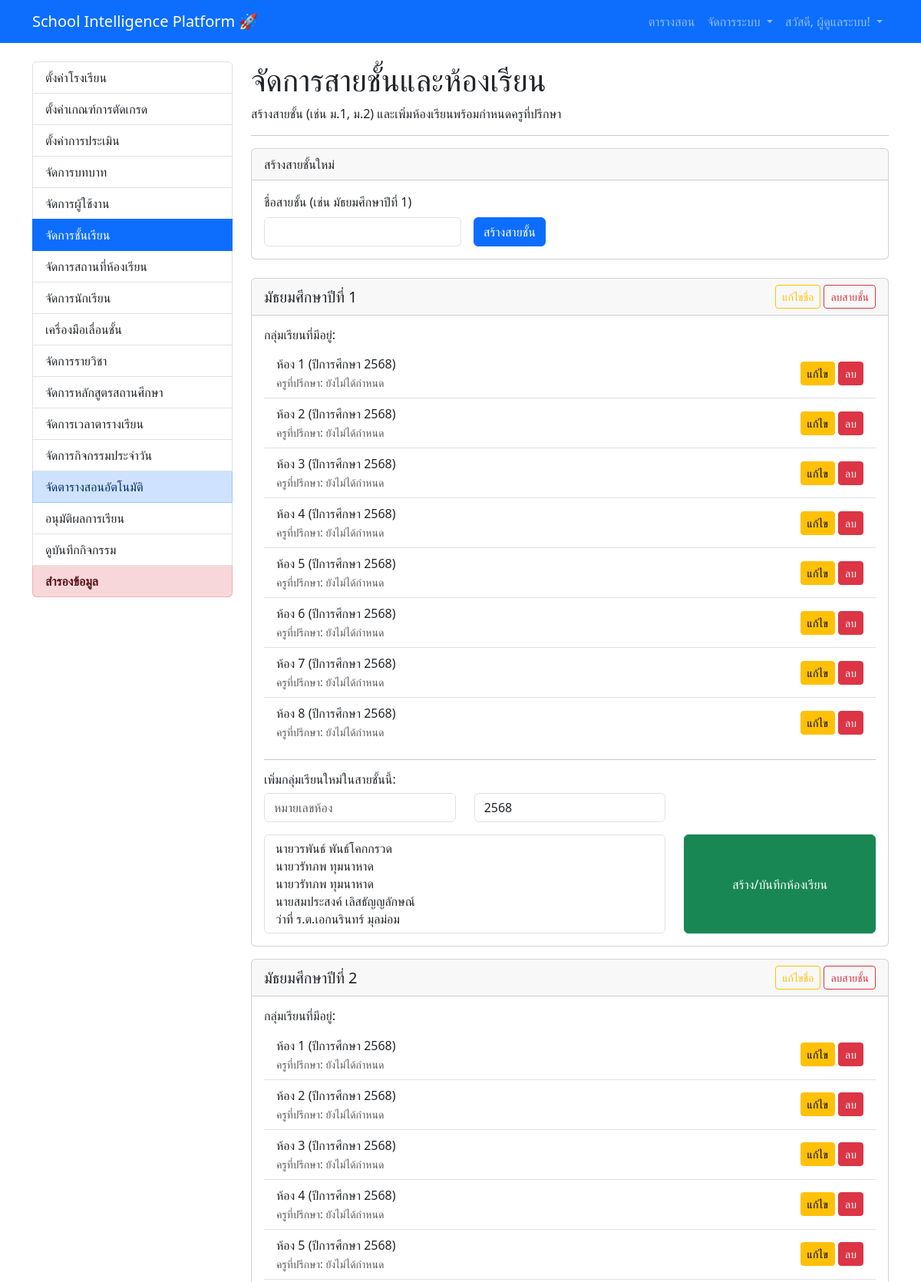
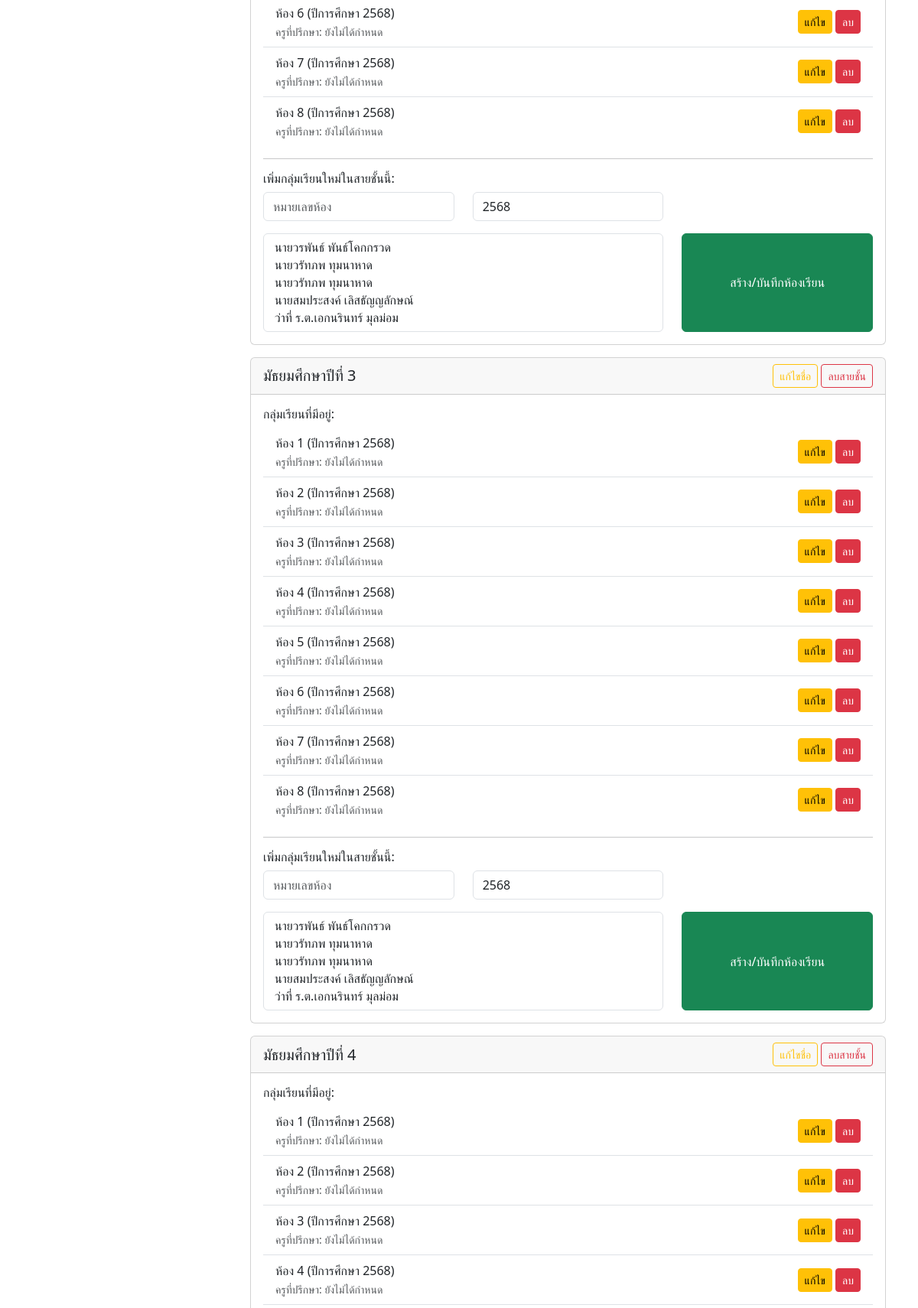
The page /admin/class_groups (signed in, upper part) on the database its author committed (2 pictures, top to bottom).
### V1.0/app/models.py (models this page shows, shortened)
class User(UserMixin, db.Model):
    id = db.Column(db.Integer, primary_key=True)
    username = db.Column(db.String(64), index=True, unique=True)
    password_hash = db.Column(db.String(256))
    full_name = db.Column(db.String(120))
    status = db.Column(db.String(50), default='Active')
    department = db.Column(db.String(120), index=True)
    max_periods_per_day = db.Column(db.Integer)
    max_periods_per_week = db.Column(db.Integer)
    roles = db.relationship('Role', secondary=user_roles, lazy='subquery',
                            backref=db.backref('users', lazy=True))
    activity_logs = db.relationship('ActivityLog', backref='user', lazy='dynamic')
    courses_taught = db.relationship('Course', backref='teacher', lazy='dynamic')
    advised_class_groups = db.relationship('ClassGroup', secondary=class_group_advisors, back_populates='advisors')

class GradeLevel(db.Model):
    id = db.Column(db.Integer, primary_key=True)
    name = db.Column(db.String(50), unique=True, nullable=False)
    class_groups = db.relationship('ClassGroup', backref='grade_level', lazy='dynamic')

class ClassGroup(db.Model):
    id = db.Column(db.Integer, primary_key=True)
    room_number = db.Column(db.String(10), nullable=False)
    academic_year = db.Column(db.Integer, index=True, nullable=False)
    grade_level_id = db.Column(db.Integer, db.ForeignKey('grade_level.id'))
    students = db.relationship('Student', backref='class_group', lazy='dynamic')
    advisors = db.relationship('User', secondary=class_group_advisors, back_populates='advised_class_groups')
    courses = db.relationship('Course', secondary=course_class_groups, back_populates='class_groups')

### V1.0/app/admin/routes.py (the view)
@bp.route('/class_groups', methods=['GET', 'POST'])
@login_required
@admin_required
def manage_class_groups():
    grade_form = GradeLevelForm()
    class_form = ClassGroupForm()
    teachers = User.query.filter(User.roles.any(key='teacher')).order_by(User.full_name).all()
    class_form.advisors.choices = [(t.id, t.full_name) for t in teachers]
    if grade_form.validate_on_submit() and 'submit_grade' in request.form:
        new_grade = GradeLevel(name=grade_form.name.data)
        db.session.add(new_grade)
        db.session.commit()
        flash(f'สร้างสายชั้น "{new_grade.name}" เรียบร้อยแล้ว')
        return redirect(url_for('admin.manage_class_groups'))
    grade_levels = GradeLevel.query.order_by(GradeLevel.id).all()
    return render_template('admin/manage_class_groups.html',
                           title='จัดการสายชั้นและห้องเรียน',
                           grade_levels=grade_levels,
                           grade_form=grade_form,
                           class_form=class_form)

### V1.0/app/forms.py
class GradeLevelForm(FlaskForm):
    name = StringField('ชื่อสายชั้น (เช่น มัธยมศึกษาปีที่ 1)', validators=[DataRequired()])
    submit_grade = SubmitField('สร้างสายชั้น')

class ClassGroupForm(FlaskForm):
    room_number = StringField('หมายเลขห้อง (เช่น 1, 2, EP1)', validators=[DataRequired()])
    academic_year = IntegerField('ปีการศึกษา', default=datetime.now().year + 543, validators=[DataRequired()])
    advisors = SelectMultipleField('เลือกครูที่ปรึกษา (กด Ctrl/Cmd เพื่อเลือกหลายคน)', coerce=int)
    submit_class = SubmitField('สร้าง/บันทึกห้องเรียน')

### V1.0/app/templates/admin/manage_class_groups.html (shortened to what this page needs)
{% extends "base.html" %}
{% block content %}
<div class="row">
    <div class="col-md-3">
        {% include 'admin/_admin_menu.html' %}
    </div>
    <div class="col-md-9">
        <h1>{{ title }}</h1>
        <p>สร้างสายชั้น (เช่น ม.1, ม.2) และเพิ่มห้องเรียนพร้อมกำหนดครูที่ปรึกษา</p>
        <hr>
        <div class="card mb-4">
            <div class="card-header">สร้างสายชั้นใหม่</div>
            <div class="card-body">
                <form method="POST" action="{{ url_for('admin.manage_class_groups') }}" class="row g-3 align-items-end">
                    <div class="col-auto">
                        {{ grade_form.name.label(class="form-label") }}
                        {{ grade_form.name(class="form-control") }}
                    </div>
                    <div class="col-auto">
                        {{ grade_form.submit_grade(class="btn btn-primary") }}
                    </div>
                </form>
            </div>
        </div>
        {% for grade in grade_levels %}
        <div class="card mb-3">
            <div class="card-header d-flex justify-content-between align-items-center">
                <h5 class="mb-0">{{ grade.name }}</h5>
                <div>
                    <a href="{{ url_for('admin.edit_grade_level', id=grade.id) }}" class="btn btn-outline-warning btn-sm">แก้ไขชื่อ</a>
                    <form action="{{ url_for('admin.delete_grade_level', id=grade.id) }}" method="POST" class="d-inline" onsubmit="return confirm('คุณแน่ใจหรือไม่ว่าต้องการลบสายชั้นนี้ทั้งหมด?');">
                        <button type="submit" class="btn btn-outline-danger btn-sm">ลบสายชั้น</button>
                    </form>
                </div>
            </div>
            <div class="card-body">
                <h6>กลุ่มเรียนที่มีอยู่:</h6>
                {% if grade.class_groups.all() %}
                    <ul class="list-group list-group-flush">
                    {% for class_group in grade.class_groups.order_by('room_number') %}
                        <li class="list-group-item d-flex justify-content-between align-items-center">
                            <div>
                                ห้อง {{ class_group.room_number }} (ปีการศึกษา {{ class_group.academic_year }})
                                <br>
                                <small class="text-muted">ครูที่ปรึกษา:
                                    {% for advisor in class_group.advisors %}
                                        <span class="badge bg-secondary">{{ advisor.full_name }}</span>
                                    {% else %}
                                        ยังไม่ได้กำหนด
                                    {% endfor %}
                                </small>
                            </div>
                            <div>
                                <a href="{{ url_for('admin.edit_class_group', id=class_group.id) }}" class="btn btn-warning btn-sm">แก้ไข</a>
                                <form action="{{ url_for('admin.delete_class_group', id=class_group.id) }}" method="POST" class="d-inline" onsubmit="return confirm('คุณแน่ใจหรือไม่ว่าต้องการลบห้องนี้?');">
                                    <button type="submit" class="btn btn-danger btn-sm">ลบ</button>
                                </form>
                            </div>
                        </li>
                    {% endfor %}
                    </ul>
                {% else %}
                    <p class="text-muted">ยังไม่มีกลุ่มเรียนในสายชั้นนี้</p>
                {% endif %}
                <hr>
                <h6>เพิ่มกลุ่มเรียนใหม่ในสายชั้นนี้:</h6>
                <form method="POST" action="{{ url_for('admin.add_class_group', grade_id=grade.id) }}">
                    <div class="row">
                        <div class="col-md-4 mb-2">
                            {{ class_form.room_number(class="form-control", placeholder="หมายเลขห้อง") }}
                        </div>
                        <div class="col-md-4 mb-2">
                            {{ class_form.academic_year(class="form-control") }}
                        </div>
                    </div>
                    <div class="row mt-2">
                        <div class="col-md-8">
                            {{ class_form.advisors(class="form-select", size="5") }}
                        </div>
                        <div class="col-md-4">
                             {{ class_form.submit_class(class="btn btn-success w-100 h-100") }}
                        </div>
                    </div>
                </form>
            </div>
        </div>
        {% endfor %}
    </div>
</div>
{% endblock %}

### V1.0/app/templates/base.html (shortened to what this page needs)
<!doctype html>
<html lang="th">
<head>
    <link href="https://cdn.jsdelivr.net/npm/bootstrap@5.3.3/dist/css/bootstrap.min.css" rel="stylesheet">
</head>
<body>
    <nav class="navbar navbar-expand-lg navbar-dark bg-primary">
        <div class="container">
            <a class="navbar-brand" href="{{ url_for('main.index') }}">School Intelligence Platform 🚀</a>
            <div class="collapse navbar-collapse" id="navbarNav">
<ul class="navbar-nav ms-auto">
    {% if current_user.is_anonymous %}
        <li class="nav-item"><a class="nav-link" href="{{ url_for('auth.login') }}">เข้าสู่ระบบ</a></li>
    {% else %}
        {% if not current_user.is_anonymous %}
        <li class="nav-item">
            <a class="nav-link" href="{{ url_for('main.view_timetable') }}">
                 ตารางสอน
            </a>
        </li>
        {% endif %}
{% if 'admin' in current_user.roles|map(attribute='key') %}
<li class="nav-item dropdown">
    <a class="nav-link dropdown-toggle" href="#" id="adminDropdown" role="button" data-bs-toggle="dropdown" aria-expanded="false">
         จัดการระบบ
    </a>
</li>
{% endif %}
        <li class="nav-item dropdown">
            <a class="nav-link dropdown-toggle" href="#" id="userDropdown" role="button" data-bs-toggle="dropdown" aria-expanded="false">
                สวัสดี, {{ current_user.full_name }}!
            </a>
        </li>
    {% endif %}
</ul>
            </div>
        </div>
    </nav>
    <main class="container mt-4">
        {% block content %}{% endblock %}
    </main>
</body>
</html>

### rows shown on the page
User: full_name "ผู้ดูแลระบบ"
GradeLevel: name "มัธยมศึกษาปีที่ 1", academic_year "2568"
ClassGroup: room_number "1", academic_year "2568"
ClassGroup: room_number "2", academic_year "2568"
ClassGroup: room_number "3", academic_year "2568"
ClassGroup: room_number "4", academic_year "2568"
ClassGroup: room_number "5", academic_year "2568"
ClassGroup: room_number "6", academic_year "2568"
ClassGroup: room_number "7", academic_year "2568"
ClassGroup: room_number "8", academic_year "2568"
GradeLevel: name "มัธยมศึกษาปีที่ 2", academic_year "2568"
ClassGroup: room_number "1", academic_year "2568"
ClassGroup: room_number "2", academic_year "2568"
ClassGroup: room_number "3", academic_year "2568"
ClassGroup: room_number "4", academic_year "2568"
ClassGroup: room_number "5", academic_year "2568"
ClassGroup: room_number "6", academic_year "2568"
ClassGroup: room_number "7", academic_year "2568"
ClassGroup: room_number "8", academic_year "2568"
GradeLevel: name "มัธยมศึกษาปีที่ 3", academic_year "2568"
ClassGroup: room_number "1", academic_year "2568"
ClassGroup: room_number "2", academic_year "2568"
ClassGroup: room_number "3", academic_year "2568"
ClassGroup: room_number "4", academic_year "2568"
ClassGroup: room_number "5", academic_year "2568"
ClassGroup: room_number "6", academic_year "2568"
ClassGroup: room_number "7", academic_year "2568"
ClassGroup: room_number "8", academic_year "2568"
GradeLevel: name "มัธยมศึกษาปีที่ 4"
ClassGroup: room_number "1", academic_year "2568"
ClassGroup: room_number "2", academic_year "2568"
ClassGroup: room_number "3", academic_year "2568"
ClassGroup: room_number "4", academic_year "2568"

### other values the page prints
{{ title }} "จัดการสายชั้นและห้องเรียน"
{{ grade_form.name.label(class="form-label") }} "ชื่อสายชั้น (เช่น มัธยมศึกษาปีที่ 1)"
